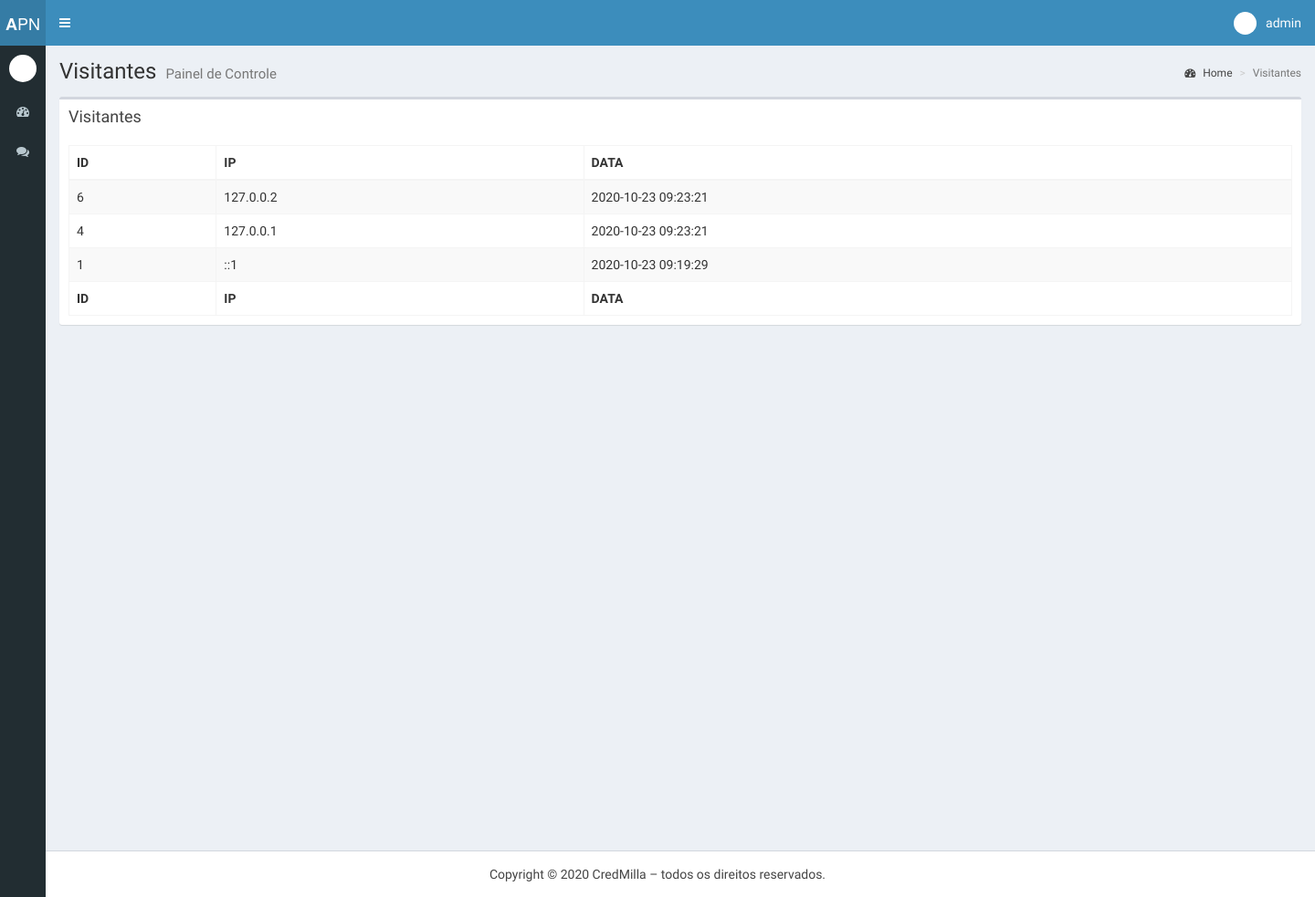
Before: /visitorsUniqueTable.php (signed in) with the older database file.
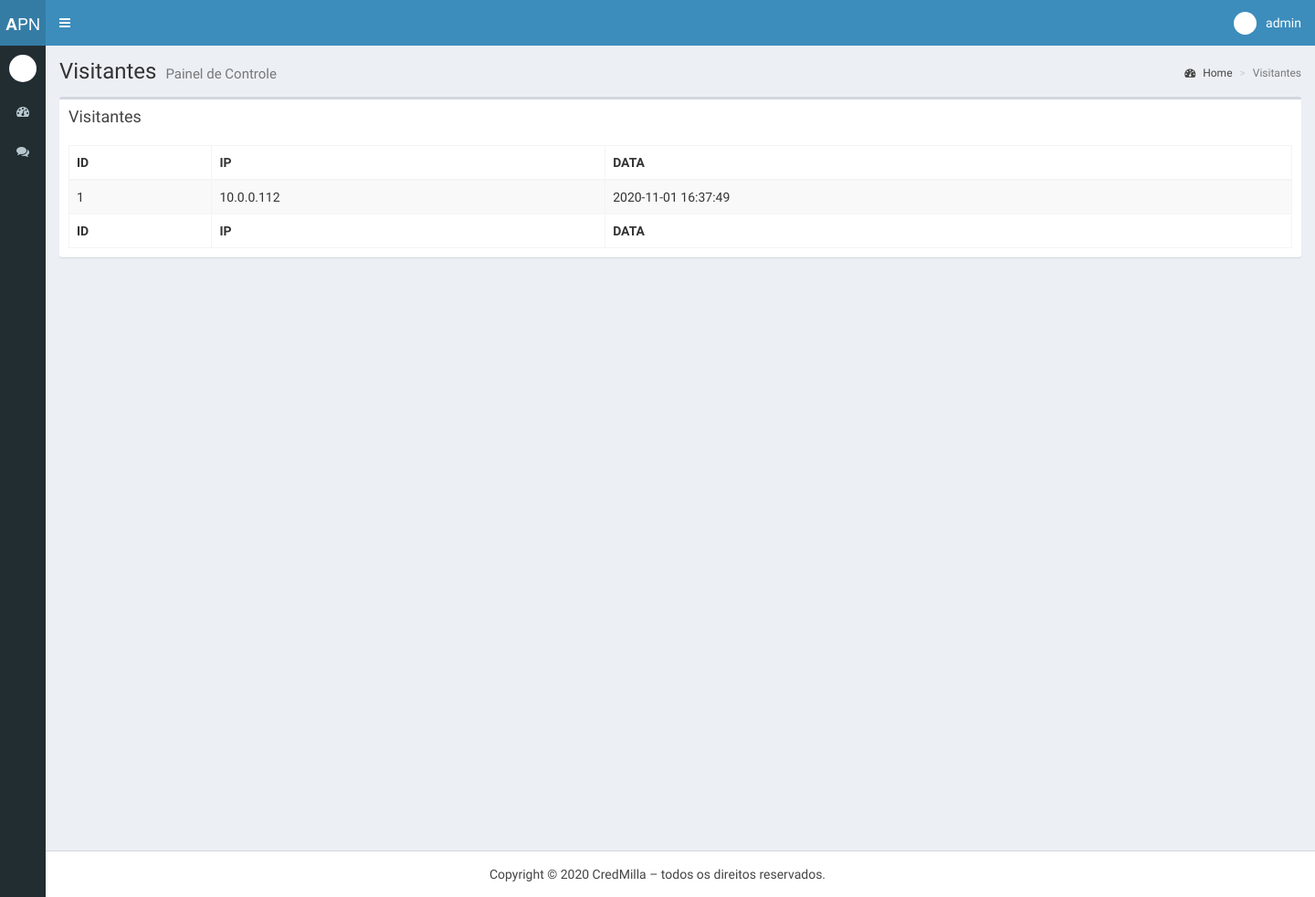
After: the same page with the newer database file.
### tables this page shows
CREATE TABLE `visitors` (
  `id` int(11) NOT NULL,
  `ip` varchar(100) NOT NULL,
  `date_time` datetime NOT NULL
);

### src/classes/DataBase.php (called while the page is built, shortened)
<?php
class DataBase
{
    private $hostname = 'localhost';
    private $user = 'root';
    private $password = '';
    private $dbname = 'credmilla_db';
    private $pdo;
    public function Connect()
    {
        $dsn = 'mysql:dbname=' . $this->dbname . ';host=' . $this->hostname;
        try {
            $this->pdo = new PDO($dsn, $this->user, $this->password);
            $this->pdo->setAttribute(PDO::ATTR_DEFAULT_FETCH_MODE, PDO::FETCH_OBJ);
            $this->pdo->setAttribute(PDO::ATTR_ERRMODE, PDO::ERRMODE_EXCEPTION);
            $this->pdo->setAttribute(PDO::ATTR_EMULATE_PREPARES, false);
        } catch (PDOException $th) {
            throw new Exception( $th->getMessage());
        }
    }
    public function FetchAllData($sql, $props)
    {
        try {
            $stmt = $this->pdo->prepare($sql);
            $stmt->execute($props);
            return $stmt->fetchAll();
        } catch (PDOException $th) {
            echo $th->getMessage();
            die();
        }
    }
}

### visitorsUniqueTable.php (the view, shortened to what this page needs)
<!DOCTYPE html>
<head>
  <link rel="stylesheet" href="bootstrap/css/bootstrap.min.css">
  <link rel="stylesheet" href="https://cdnjs.cloudflare.com/ajax/libs/font-awesome/4.5.0/css/font-awesome.min.css">
  <link rel="stylesheet" href="https://cdnjs.cloudflare.com/ajax/libs/ionicons/2.0.1/css/ionicons.min.css">
  <link rel="stylesheet" href="dist/css/AdminLTE.min.css">
  <link rel="stylesheet" href="dist/css/skins/_all-skins.min.css">
  <link rel="stylesheet" href="plugins/bootstrap-wysihtml5/bootstrap3-wysihtml5.min.css">
</head>
<body class="hold-transition skin-blue sidebar-mini sidebar-collapse">
  <header class="main-header">
    <a href="index2.html" class="logo">
      <span class="logo-mini"><b>A</b>PN</span>
    </a>
    <nav class="navbar navbar-static-top">
      <a href="#" class="sidebar-toggle" data-toggle="offcanvas" role="button">
      </a>
      <div class="navbar-custom-menu">
        <ul class="nav navbar-nav">
          <li class="dropdown user user-menu">
            <a href="#" class="dropdown-toggle" data-toggle="dropdown">
              <img src="dist/img/user2-160x160.jpg" class="user-image" alt="User Image">
              <span class="hidden-xs"><?php echo $_SESSION['login']; ?></span>
            </a>
          </li>
        </ul>
      </div>
    </nav>
  </header>
  <aside class="main-sidebar">
    <section class="sidebar">
      <div class="user-panel">
        <div class="pull-left image">
          <img src="dist/img/user2-160x160.jpg" class="img-circle" alt="User Image">
        </div>
      </div>
      <ul class="sidebar-menu">
        <li class="treeview">
          <a href="#">
            <i class="fa fa-dashboard"></i> <span>Visitantes</span>
          </a>
        </li>
        <li>
          <a href="./chatSupport.php" class="chat-queue">
            <i class="fa fa-comments"></i> <span>Chat</span>
          </a>
        </li>
      </ul>
    </section>
  </aside>
  <div class="content-wrapper">
    <section class="content-header">
      <h1>
        Visitantes
        <small>Painel de Controle</small>
      </h1>
      <ol class="breadcrumb">
        <li><a href="./adminPage.php"><i class="fa fa-dashboard"></i> Home</a></li>
        <li class="active">Visitantes</li>
      </ol>
    </section>
    <section class="content">
      <div class="row">
        <div class="col-xs-12">
          <div class="box">
            <div class="box-header">
              <h3 class="box-title">Visitantes</h3>
            </div>
            <div class="box-body">
              <table id="example1" class="table table-bordered table-striped">
                <thead>
                  <tr>
                    <th>ID</th>
                    <th>IP</th>
                    <th>DATA</th>
                  </tr>
                </thead>
                <tbody>
                  <?php
                    require_once('./src/classes/DataBase.php');
                    $db = new DataBase();
                    $res = $db->FetchAllData("SELECT * FROM visitors GROUP BY ip ORDER by ip DESC", []);
                    if(true){
                      foreach($res as $r){
                        echo "<tr>
                        <td>$r->id</td>
                        <td>$r->ip
                        </td>
                        <td>$r->date_time</td>
                      </tr>
                        ";
                      }
                    }
                  ?>
                </tbody>
                <tfoot>
                  <tr>
                    <th>ID</th>
                    <th>IP</th>
                    <th>DATA</th>
                  </tr>
                </tfoot>
              </table>
            </div>
          </div>
        </div>
      </div>
    </section>
    <section class="col-lg-7 connectedSortable">
    </section>
    <section class="col-lg-5 connectedSortable">
    </section>
  </div>
  <footer class="main-footer">
    Copyright © 2020 CredMilla – todos os direitos reservados.
  </footer>
</body>
</html>

Changed rows visible on the page:
removed visitors: id "6", ip "127.0.0.2", date_time "2020-10-23 09:23:21"
removed visitors: id "4", ip "127.0.0.1", date_time "2020-10-23 09:23:21"
changed visitors id 1: ip "::1" → "10.0.0.112"; date_time "2020-10-23 09:19:29" → "2020-11-01 16:37:49"
